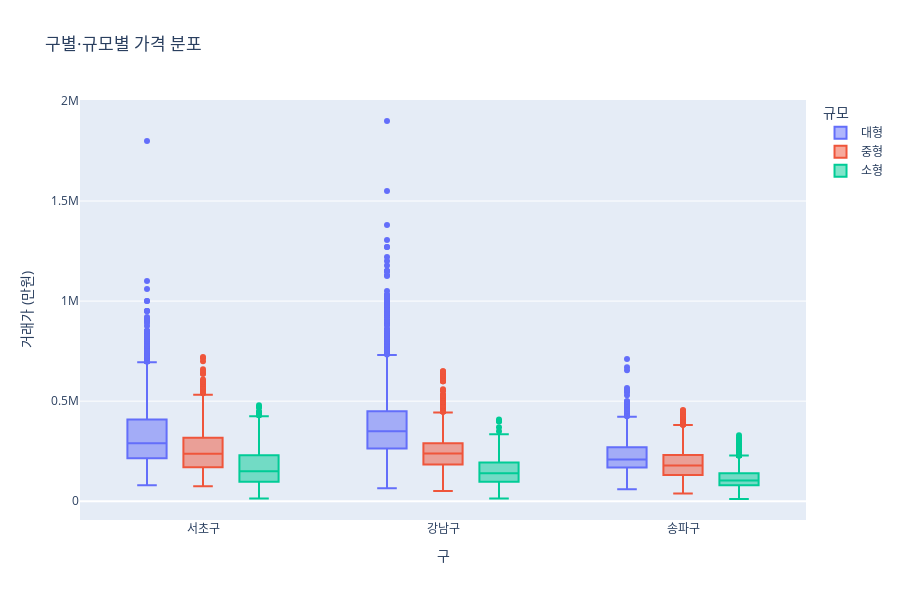

The notebook cell saved with this chart:
### Code cell
# 5. 구별 가격 분포 (박스플롯)
fig5 = px.box(
    df,
    x='CGG_NM',
    y='THING_AMT',
    color='size_group',
    title='구별·규모별 가격 분포',
    labels={
        'CGG_NM': '구',
        'THING_AMT': '거래가 (만원)',
        'size_group': '규모'
    },
    points='outliers'  # 이상치만 점으로 표시
)

fig5.update_layout(height=600)
fig5.show()

### Figure 1 — Plotly figure (JSON) as saved in the notebook; plotly's stock layout.template omitted (floating-point values rounded to 4 significant figures; data arrays with more than 128 entries replaced by an {"elided": "..."} marker saying what was removed)
{"data": [{"alignmentgroup": "True", "boxpoints": "outliers", "hovertemplate": "규모=대형<br>구=%{x}<br>거래가 (만원)=%{y}<extra></extra>", "legendgroup": "대형", "marker": {"color": "#636efa"}, "name": "대형", "notched": false, "offsetgroup": "대형", "orientation": "v", "showlegend": true, "type": "box", "x": {"elided": "7984 str values"}, "x0": " ", "xaxis": "x", "y": {"elided": "7984 int values"}, "y0": " ", "yaxis": "y"}, {"alignmentgroup": "True", "boxpoints": "outliers", "hovertemplate": "규모=중형<br>구=%{x}<br>거래가 (만원)=%{y}<extra></extra>", "legendgroup": "중형", "marker": {"color": "#EF553B"}, "name": "중형", "notched": false, "offsetgroup": "중형", "orientation": "v", "showlegend": true, "type": "box", "x": {"elided": "12058 str values"}, "x0": " ", "xaxis": "x", "y": {"elided": "12058 int values"}, "y0": " ", "yaxis": "y"}, {"alignmentgroup": "True", "boxpoints": "outliers", "hovertemplate": "규모=소형<br>구=%{x}<br>거래가 (만원)=%{y}<extra></extra>", "legendgroup": "소형", "marker": {"color": "#00cc96"}, "name": "소형", "notched": false, "offsetgroup": "소형", "orientation": "v", "showlegend": true, "type": "box", "x": {"elided": "8267 str values"}, "x0": " ", "xaxis": "x", "y": {"elided": "8267 int values"}, "y0": " ", "yaxis": "y"}], "layout": {"boxmode": "group", "height": 600, "legend": {"title": {"text": "규모"}, "tracegroupgap": 0}, "title": {"text": "구별·규모별 가격 분포"}, "xaxis": {"anchor": "y", "domain": [0, 1], "title": {"text": "구"}}, "yaxis": {"anchor": "x", "domain": [0, 1], "title": {"text": "거래가 (만원)"}}}}
